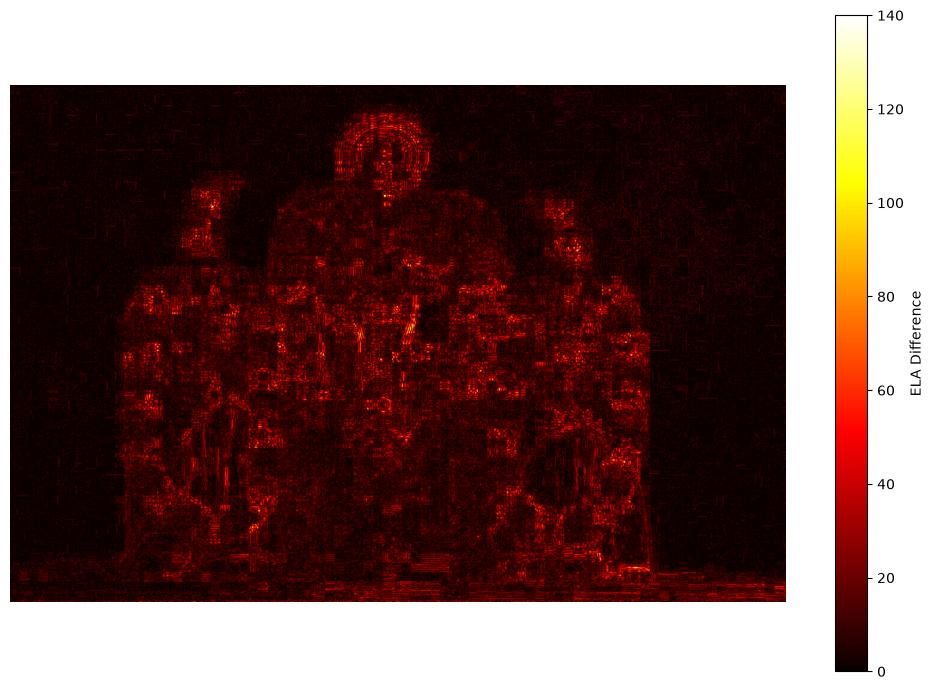
#> input picture ela_heatmap.jpg, 933 x 690 px
$ python -i main.py   (imports and definitions only)
#> lines starting #> are read from the running program, lines starting #| are printed output that depends on the picture
from pathlib import Path
from io import BytesIO
import base64
import tempfile
import shutil

import numpy as np
import joblib

from PIL import Image, ImageChops, ImageEnhance

from fastapi import FastAPI, UploadFile, File
from fastapi.middleware.cors import CORSMiddleware


# ============================================================
# BACKEND PATH
# ============================================================

BASE_DIR = Path(__file__).resolve().parent

# IMPORTANT:
# model.pkl must be inside the Backend folder
MODEL_PATH = BASE_DIR / "model.pkl"


# ============================================================
# LOAD TRAINED MODEL
# ============================================================

# [1 line not run here, left out]

# [1 line that did not run here, left out]
# [1 line that did not run here, left out]
# [1 line that did not run here, left out]


# ============================================================
# FASTAPI APPLICATION
# ============================================================

# [21 lines not run here, left out]


# ============================================================
# ELA PROCESSING
# ============================================================

def create_ela_image(image_bytes):
    """
    Create an ELA image using JPEG recompression at quality 90.
    """

    original = Image.open(
        BytesIO(image_bytes)
    ).convert("RGB")

    # --------------------------------------------------------
    # Recompress image at JPEG quality 90
    # --------------------------------------------------------

    buffer = BytesIO()

    original.save(
        buffer,
        format="JPEG",
        quality=90,
    )

    buffer.seek(0)

    compressed = Image.open(
        buffer
    ).convert("RGB")

    # --------------------------------------------------------
    # Calculate pixel difference
    # --------------------------------------------------------

    difference = ImageChops.difference(
        original,
        compressed,
    )

    extrema = difference.getextrema()

    max_difference = max(
        max(channel)
        for channel in extrema
    )

    if max_difference == 0:
        max_difference = 1

    # --------------------------------------------------------
    # Scale difference
    # --------------------------------------------------------

    scale = 255.0 / max_difference

    ela_image = ImageEnhance.Brightness(
        difference
    ).enhance(scale)

    return ela_image


# ============================================================
# ELA FEATURES FOR MACHINE LEARNING
# ============================================================

def extract_ela_features(image_bytes):
    """
    Extract the exact 14 numerical ELA features
    used during model training.
    """

    ela_image = create_ela_image(
        image_bytes
    )

    # Convert to grayscale
    gray_image = ela_image.convert("L")

    pixels = np.array(
        gray_image,
        dtype=np.float32,
    )

    # --------------------------------------------------------
    # EXACT 14 FEATURES USED DURING TRAINING
    # --------------------------------------------------------

    features = [
        pixels.mean(),
        pixels.std(),
        pixels.min(),
        pixels.max(),
        np.median(pixels),
        np.percentile(pixels, 25),
        np.percentile(pixels, 75),
        np.percentile(pixels, 90),
        np.percentile(pixels, 95),
        np.mean(pixels > 20),
        np.mean(pixels > 50),
        np.mean(pixels > 100),
        np.mean(pixels > 150),
        np.mean(pixels > 200),
    ]

    return np.array(
        features
    ).reshape(1, -1)


# ============================================================
# GENERATE ELA HEATMAP
# ============================================================

# [75 lines left out: functions generate_ela_heatmap, root, not called in this run]


# ============================================================
# PREDICTION ENDPOINT
# ============================================================

# [91 lines not run here, left out]

>>> import cv2
>>> picture = cv2.imread('../ela_heatmap.jpg', cv2.IMREAD_GRAYSCALE)
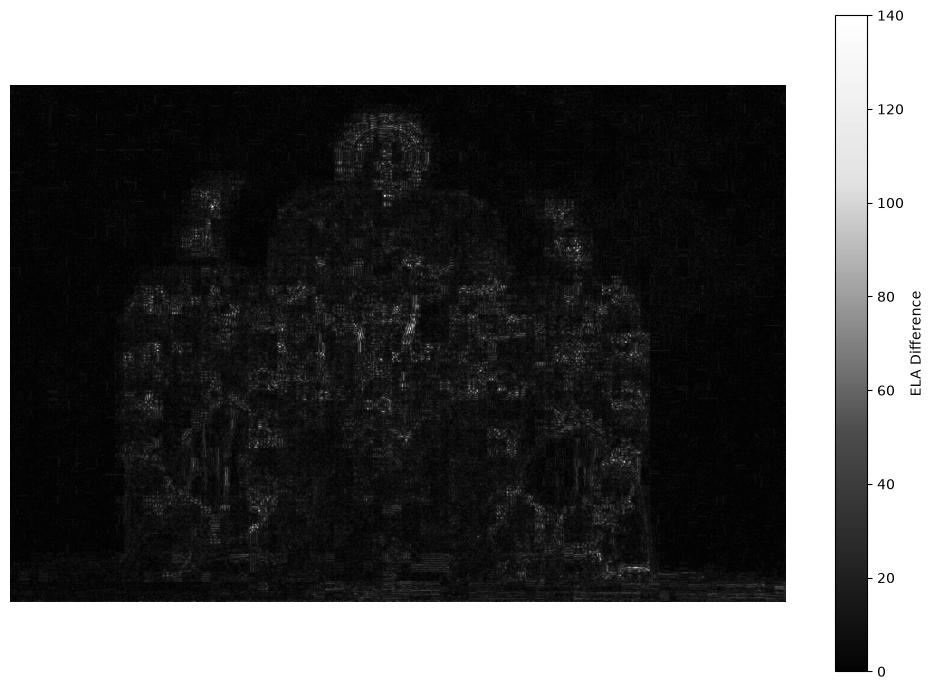
#> picture: shape (690, 933); min 0, max 255, mean 99.3
#> (the run stopped early here; a loop or call above may not have finished)
